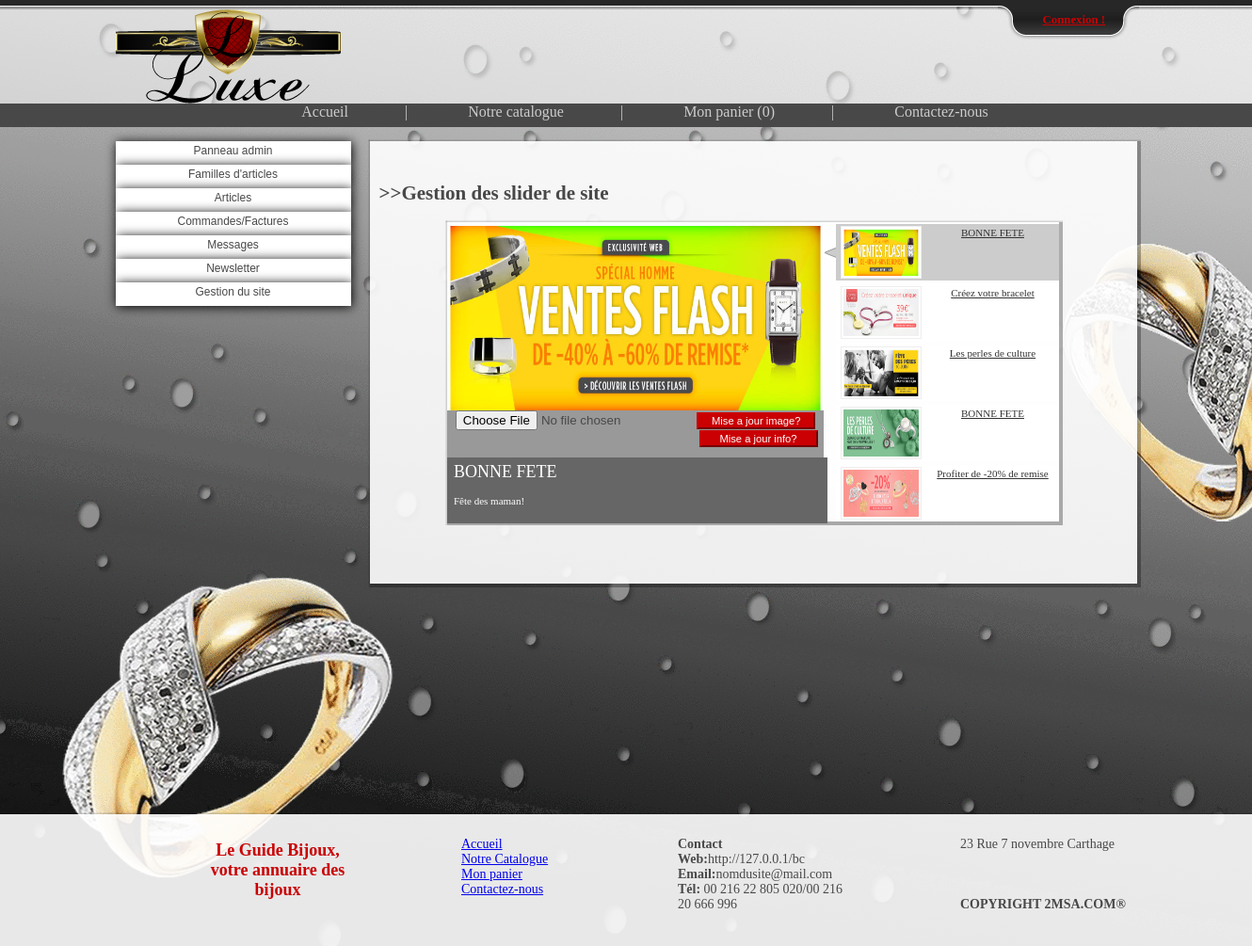
Before: /root/g_info_globale/g_sliders.php with the older database file.
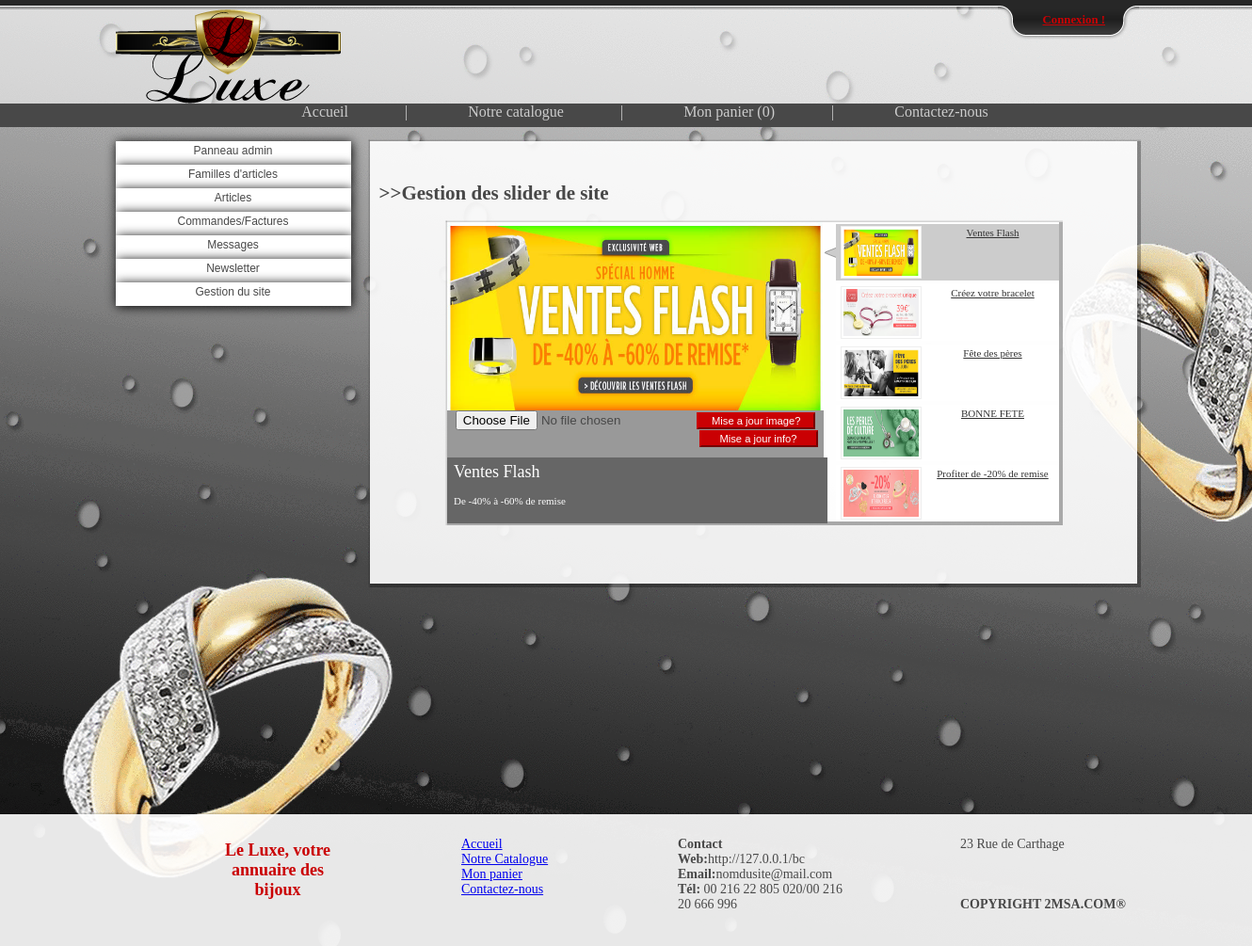
After: the same page with the newer database file.
### tables this page shows
CREATE TABLE IF NOT EXISTS `jquery` (
  `id_jqy` int(11) NOT NULL,
  `titre_jqy` varchar(300) NOT NULL,
  `text_jqy` varchar(300) NOT NULL,
  PRIMARY KEY (`id_jqy`)
);

CREATE TABLE IF NOT EXISTS `info` (
  `id` int(11) NOT NULL,
  `nom_du_site` varchar(30) NOT NULL,
  `page_facebook` varchar(250) NOT NULL,
  `page_tweeter` varchar(100) NOT NULL,
  `page_youtube` varchar(100) NOT NULL,
  `description` varchar(1000) NOT NULL,
  `adresse` varchar(100) NOT NULL,
  `tel` varchar(100) NOT NULL,
  `text_recherche` varchar(300) NOT NULL,
  `m_recherche` tinyint(1) NOT NULL,
  `m_newsletter` tinyint(1) NOT NULL,
  `m_facebook` tinyint(1) NOT NULL,
  `m_tweeter` tinyint(1) NOT NULL,
  `m_youtube` tinyint(1) NOT NULL,
  `x_gmaps` double NOT NULL,
  `y_gmaps` double NOT NULL
);

### include/function.php (called while the page is built, shortened)
<?php
include('config.php');
$connection = mysql_connect($serveur, $utilisateur, $mot_de_passe) or die(mysql_error());
$query_info = " SELECT * FROM info WHERE id='1' ";
$result_info = mysql_query($query_info, $connection);
$affected_rows_info = mysql_num_rows($result_info);
if($affected_rows_info == 1)
{
	$affected_rows_info2 = mysql_fetch_object($result_info);
	$nom_du_site 				=	$affected_rows_info2->nom_du_site;
	$adresse					=	$affected_rows_info2->adresse;
	$tel						=	$affected_rows_info2->tel;
	$text_recherche				=	$affected_rows_info2->text_recherche;
}
$query_slider_1 			= "SELECT * FROM jquery WHERE id_jqy='1' ";
$reslut_slider_1 			= mysql_query($query_slider_1, $connection);
$affected_rows_slider_1		= mysql_num_rows($reslut_slider_1);
if($affected_rows_slider_1 == 1 )
{
	$affected_rows_slider_1_2	= mysql_fetch_object($reslut_slider_1);
	$titre_jqy_1				=$affected_rows_slider_1_2->titre_jqy;
	$text_jqy_1					= $affected_rows_slider_1_2->text_jqy;
}
$query_slider_3 			= "SELECT * FROM jquery WHERE id_jqy='3' ";
$reslut_slider_3 			= mysql_query($query_slider_3, $connection);
$affected_rows_slider_3		= mysql_num_rows($reslut_slider_3);
if($affected_rows_slider_3 == 1 )
{
	$affected_rows_slider_3_2	= mysql_fetch_object($reslut_slider_3);
	$titre_jqy_3				=$affected_rows_slider_3_2->titre_jqy;
}
?>

### include/config.php (called while the page is built, shortened)
<?php
$adress_du_site="http://127.0.0.1/bc";
?>

### root/g_info_globale/g_sliders.php (the view, shortened to what the changed rows need)
<?php include('../../include/function.php');?>
<!DOCTYPE html PUBLIC "-//W3C//DTD XHTML 1.0 Transitional//EN" "http://www.w3.org/TR/xhtml1/DTD/xhtml1-transitional.dtd">
<html xmlns="http://www.w3.org/1999/xhtml">
<head>
<link href="../../style/style.css" rel="stylesheet" type="text/css" />
</head>
<body>
<?php include('../../function/top_bar.php'); ?>
    <div id="contenant">
        <div id="container">
            <div id="container_under_admin" class="g_box">
<br />
<h2>>>Gestion des slider de site</h2>
<center>
<div id="featured">
    <ul class="ui-tabs-nav">
        <li class="ui-tabs-nav-item ui-tabs-selected" id="nav-fragment-1"><a href="#fragment-1"><img src="../../style/img/slider/1.png" alt="" width="80" height="50"/><span><?php echo $titre_jqy_1 ; ?></span></a></li>
        <li class="ui-tabs-nav-item" id="nav-fragment-3"><a href="#fragment-3"><img src="../../style/img/slider/3.png" alt="" width="80" height="50"/><span><?php echo $titre_jqy_3 ; ?></span></a></li>
    </ul>
    <div id="fragment-1" class="ui-tabs-panel">
            <form method="POST" action="">
        <div class="info">
            	<h2><input type="text" name="tit_s1" value="<?php echo $titre_jqy_1 ; ?>" id="s_tit_input" required="required"  max="46"/></h2>
            	<p><input type="text" name="txt_s1" value="<?php echo $text_jqy_1 ; ?>" id="s_txt_input" required="required" max="166"/></form></p>
        </div>
    </div>
    </div>
    </div>
    </div>
    </div>
    <div id="footer">
        <?php include('../../function/footer.php');?>
    </div>
</body>
</html>

### function/footer.php (shortened to what the changed rows need)
<div id="footer" class="g_box">
	<div id="footer1">
		<p class="footer_titre">Le <?php echo $nom_du_site ; ?>, votre annuaire des bijoux</p>
	</div>
	<div id="footer3">
		<ul>
			<li class="footer_sous_titre"><b>Contact</b></li>
			<li class="footer_sous_titre"><b>Web:</b><?php echo $adress_du_site ; ?></li>
			<li class="footer_sous_titre"><b>Email:</b><?php echo $text_recherche ; ?></li>
			<li class="footer_sous_titre"><b>Tél:</b> <?php echo $tel ; ?></li>
		</ul>
	</div>
	<div id="footer4">
		<ul>
			<li class="footer_sous_titre"><?php echo $adresse ; ?></li>
            <li>&nbsp;</li>
            <li>&nbsp;</li>
            <li>&nbsp;</li>
            <li class="footer_sous_titre" style="width:300px;"><b>COPYRIGHT 2MSA.COM®</b></li>
        </ul>
	</div>
</div>

Changed rows visible on the page:
changed jquery: titre_jqy "BONNE FETE" → "Ventes Flash"; tit_s1 "BONNE FETE" → "Ventes Flash"; txt_s1 "Fête des maman!" → "De -40% à -60% de remise"
changed jquery: titre_jqy "Les perles de culture" → "Fête des pères"
changed info "nomdusite@mail.com": nom_du_site "Guide Bijoux" → "Luxe"; adresse "23 Rue 7 novembre Carthage" → "23 Rue de Carthage"
